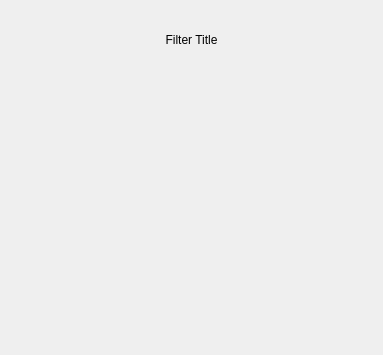
<?xml version="1.0" encoding="UTF-8"?>
<ui version="4.0">
 <class>FilterWidget</class>
 <widget class="QWidget" name="FilterWidget">
  <property name="geometry">
   <rect>
    <x>0</x>
    <y>0</y>
    <width>383</width>
    <height>355</height>
   </rect>
  </property>
  <property name="windowTitle">
   <string>Form</string>
  </property>
  <layout class="QVBoxLayout" name="verticalLayout_2">
   <item>
    <widget class="QFrame" name="verticalFrame">
     <layout class="QVBoxLayout" name="verticalLayout">
      <item>
       <widget class="QLabel" name="titleLabel">
        <property name="maximumSize">
         <size>
          <width>16777215</width>
          <height>40</height>
         </size>
        </property>
        <property name="text">
         <string>Filter Title</string>
        </property>
        <property name="alignment">
         <set>Qt::AlignCenter</set>
        </property>
       </widget>
      </item>
      <item>
       <widget class="QLabel" name="thumbnailLabel">
        <property name="text">
         <string/>
        </property>
       </widget>
      </item>
     </layout>
    </widget>
   </item>
  </layout>
 </widget>
 <resources/>
 <connections/>
</ui>
